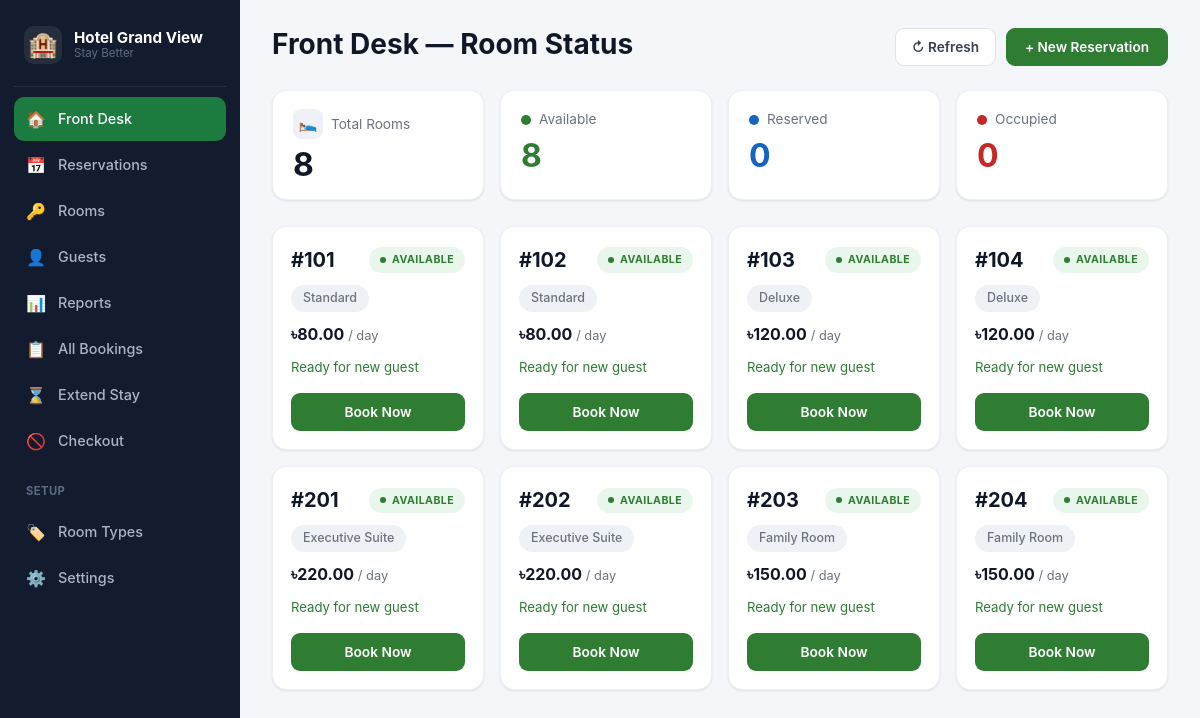
The page / on the database its author committed.
### tables this page shows
CREATE TABLE rooms (
    id INT UNSIGNED AUTO_INCREMENT PRIMARY KEY,
    room_number VARCHAR(20) NOT NULL UNIQUE,
    room_type_id INT UNSIGNED NOT NULL,
    price_per_day DECIMAL(10,2) NOT NULL DEFAULT 0.00,
    floor VARCHAR(20) DEFAULT NULL,
    status ENUM('available','reserved','occupied') NOT NULL DEFAULT 'available',
    is_active TINYINT(1) NOT NULL DEFAULT 1,    
    created_at TIMESTAMP DEFAULT CURRENT_TIMESTAMP,
    FOREIGN KEY (room_type_id) REFERENCES room_types(id)
);

CREATE TABLE room_types (
    id INT UNSIGNED AUTO_INCREMENT PRIMARY KEY,
    name VARCHAR(100) NOT NULL,               
    description VARCHAR(255) DEFAULT NULL,
    created_at TIMESTAMP DEFAULT CURRENT_TIMESTAMP
);

### includes/functions.php (called while the page is built, shortened)
<?php
function e($str) {
    return htmlspecialchars($str ?? '', ENT_QUOTES, 'UTF-8');
}
function money($num) {
    return number_format((float)$num, 2);
}
function fetch_all($conn, $sql) {
    $res = mysqli_query($conn, $sql);
    $rows = [];
    if ($res) {
        while ($row = mysqli_fetch_assoc($res)) {
            $rows[] = $row;
        }
    }
    return $rows;
}

### index.php (the view, shortened to what this page needs)
<?php
require_once __DIR__ . '/config/db.php';
require_once __DIR__ . '/includes/functions.php';
$active = 'frontdesk';
$sql = "
    SELECT
        r.id, r.room_number, r.price_per_day, r.status AS room_status,
        rt.name AS room_type_name,
        b.id AS booking_id, b.check_in_date, b.check_out_date,
        b.actual_check_in_at, b.status AS booking_status,
        g.full_name AS guest_name, g.phone AS guest_phone
    FROM rooms r
    JOIN room_types rt ON rt.id = r.room_type_id
    LEFT JOIN bookings b ON b.room_id = r.id
        AND b.status IN ('reserved','checked_in')
    LEFT JOIN guests g ON g.id = b.guest_id
    WHERE r.is_active = 1
    ORDER BY r.room_number ASC
";
$rooms = fetch_all($conn, $sql);
$total = count($rooms);
$available = count(array_filter($rooms, fn($r) => $r['room_status'] === 'available'));
$reserved  = count(array_filter($rooms, fn($r) => $r['room_status'] === 'reserved'));
$occupied  = count(array_filter($rooms, fn($r) => $r['room_status'] === 'occupied'));
require_once __DIR__ . '/includes/header.php';
?>
<div id="fdPage">
    <div class="fd-header">
        <div>
            <h3>Front Desk — Room Status</h3>
        </div>
        <div class="fd-header-actions">
            <button class="fd-btn-refresh" id="refreshBtn">&#8635; Refresh</button>
            <a href="reservation.php" class="fd-btn-new">+ New Reservation</a>
        </div>
    </div>
    <div class="fd-stats">
        <div class="fd-stat-card">
            <div class="fd-stat-label"><span class="fd-stat-icon">&#128716;</span>Total Rooms</div>
            <div class="fd-stat-num" id="statTotal"><?php echo $total; ?></div>
        </div>
        <div class="fd-stat-card">
            <div class="fd-stat-label"><span class="fd-dot fd-dot-available"></span>Available</div>
            <div class="fd-stat-num is-available" id="statAvailable"><?php echo $available; ?></div>
        </div>
        <div class="fd-stat-card">
            <div class="fd-stat-label"><span class="fd-dot fd-dot-reserved"></span>Reserved</div>
            <div class="fd-stat-num is-reserved" id="statReserved"><?php echo $reserved; ?></div>
        </div>
        <div class="fd-stat-card">
            <div class="fd-stat-label"><span class="fd-dot fd-dot-occupied"></span>Occupied</div>
            <div class="fd-stat-num is-occupied" id="statOccupied"><?php echo $occupied; ?></div>
        </div>
    </div>
    <div id="roomGrid" class="fd-room-grid">
        <?php foreach ($rooms as $r): ?>
            <?php
                $status = $r['room_status'];
            ?>
            <div class="fd-room-card"
                 data-room-id="<?php echo (int)$r['id']; ?>"
                 data-status="<?php echo $status; ?>"
                 data-booking-id="<?php echo (int)$r['booking_id']; ?>">
                <div class="fd-room-top">
                    <div class="fd-room-number">#<?php echo e($r['room_number']); ?></div>
                    <span class="fd-badge fd-badge-<?php echo $status; ?>"><?php echo e(ucfirst($status)); ?></span>
                </div>
                <span class="fd-room-type"><?php echo e($r['room_type_name']); ?></span>
                <div class="fd-price">৳<?php echo money($r['price_per_day']); ?> <span class="fd-per-day">/ day</span></div>
                <?php if ($status === 'available'): ?>
                    <div class="fd-meta fd-ready">Ready for new guest</div>
                    <div class="fd-actions">
                        <button class="fd-btn fd-btn-book btn-book">Book Now</button>
                    </div>
                <?php endif; ?>
            </div>
        <?php endforeach; ?>
    </div>
</div>
<?php
require_once __DIR__ . '/includes/footer.php';
?>

### includes/header.php (shortened to what this page needs)
<!DOCTYPE html>
<html lang="en">
<head>
<link href="assets/css/bootstrap.min.css" rel="stylesheet">
<link href="assets/css/style.css" rel="stylesheet">
</head>
<body>
<div class="app-wrapper">
    <nav class="sidebar" id="sidebar">
        <div class="sidebar-brand">
            <span class="brand-icon">&#127976;</span>
            <div class="brand-text-group">
                <span class="brand-text">Hotel Grand View</span>
                <span class="brand-tagline">Stay Better</span>
            </div>
        </div>
        <ul class="sidebar-nav">
            <li class="<?php echo $active === 'frontdesk' ? 'active' : ''; ?>">
                <a href="index.php">
                    <span class="nav-icon">&#127968;</span>
                    <span class="nav-text">Front Desk</span>
                </a>
            </li>
            <li class="<?php echo $active === 'reservation' ? 'active' : ''; ?>">
                <a href="reservation.php">
                    <span class="nav-icon">&#128197;</span>
                    <span class="nav-text">Reservations</span>
                </a>
            </li>
            <li class="<?php echo $active === 'rooms' ? 'active' : ''; ?>">
                <a href="rooms.php">
                    <span class="nav-icon">&#128273;</span>
                    <span class="nav-text">Rooms</span>
                </a>
            </li>
            <li class="<?php echo $active === 'guests' ? 'active' : ''; ?>">
                <a href="guests.php">
                    <span class="nav-icon">&#128100;</span>
                    <span class="nav-text">Guests</span>
                </a>
            </li>
            <li class="<?php echo $active === 'dashboard' ? 'active' : ''; ?>">
                <a href="dashboard.php">
                    <span class="nav-icon">&#128202;</span>
                    <span class="nav-text">Reports</span>
                </a>
            </li>
            <li class="<?php echo $active === 'bookings' ? 'active' : ''; ?>">
                <a href="bookings.php">
                    <span class="nav-icon">&#128203;</span>
                    <span class="nav-text">All Bookings</span>
                </a>
            </li>
            <li class="<?php echo $active === 'extend' ? 'active' : ''; ?>">
                <a href="extend.php">
                    <span class="nav-icon">&#8987;</span>
                    <span class="nav-text">Extend Stay</span>
                </a>
            </li>
            <li class="<?php echo $active === 'checkout' ? 'active' : ''; ?>">
                <a href="checkout.php">
                    <span class="nav-icon">&#128683;</span>
                    <span class="nav-text">Checkout</span>
                </a>
            </li>
            <li class="sidebar-heading">Setup</li>
            <li class="<?php echo $active === 'room_types' ? 'active' : ''; ?>">
                <a href="room_types.php">
                    <span class="nav-icon">&#127991;&#65039;</span>
                    <span class="nav-text">Room Types</span>
                </a>
            </li>
            <li class="<?php echo $active === 'settings' ? 'active' : ''; ?>">
                <a href="settings.php">
                    <span class="nav-icon">&#9881;&#65039;</span>
                    <span class="nav-text">Settings</span>
                </a>
            </li>
        </ul>
    </nav>
    <main class="main-content">
        <div class="content-inner">

### includes/footer.php (shortened to what this page needs)
        </div>
    </main>
</div>
</body>
</html>

### assets/css/style.css (style rules this page uses)
:root { --sidebar-bg: #131c2e; --sidebar-bg-active: #1e2a41; --sidebar-text: #aab4c5; --sidebar-text-active: #ffffff; --sidebar-heading: #5c6b85; --body-bg: #f4f6f9; --card-bg: #ffffff; --card-border-radius: 14px; --card-shadow: 0 1px 3px rgba(16, 24, 40, 0.06), 0 1px 2px rgba(16, 24, 40, 0.04); --brand-green: #1c7c3f; --brand-green-dark: #166534; --status-available: #2e7d32; --status-reserved: #1565c0; --status-occupied: #c62828; --status-checked-out: #6c757d; --status-cancelled: #c62828; --text-dark: #101828; --text-muted: #667085; }
* { box-sizing: border-box; }
body { background: var(--body-bg); color: var(--text-dark); font-family: -apple-system, BlinkMacSystemFont, "Segoe UI", Roboto, Helvetica, Arial, sans-serif; }
.app-wrapper { display: flex; min-height: 100vh; }
.main-content { flex: 1; min-width: 0; }
.content-inner { padding: 28px 32px; }
.sidebar { width: 240px; flex-shrink: 0; background: var(--sidebar-bg); min-height: 100vh; padding: 22px 14px; position: sticky; top: 0; align-self: flex-start; }
.sidebar-brand { display: flex; align-items: center; gap: 12px; padding: 4px 10px 22px 10px; margin-bottom: 10px; border-bottom: 1px solid rgba(255,255,255,0.08); }
.brand-icon { font-size: 1.5rem; width: 38px; height: 38px; display: flex; align-items: center; justify-content: center; background: rgba(255,255,255,0.08); border-radius: 10px; }
.brand-text-group { display: flex; flex-direction: column; line-height: 1.2; }
.brand-text { color: #ffffff; font-weight: 700; font-size: 0.95rem; }
.brand-tagline { color: var(--sidebar-heading); font-size: 0.72rem; }
.sidebar-nav { list-style: none; padding: 0; margin: 0; }
.sidebar-nav li { margin-bottom: 2px; }
.sidebar-nav li a { display: flex; align-items: center; gap: 12px; padding: 10px 12px; border-radius: 10px; color: var(--sidebar-text); text-decoration: none; font-size: 0.9rem; font-weight: 500; transition: background 0.15s ease, color 0.15s ease; }
.sidebar-nav li.active a { background: var(--brand-green); color: #ffffff; }
.sidebar-nav .nav-icon { font-size: 1rem; width: 20px; text-align: center; }
.sidebar-nav .sidebar-heading { color: var(--sidebar-heading); text-transform: uppercase; font-size: 0.7rem; font-weight: 700; letter-spacing: 0.04em; padding: 18px 12px 8px 12px; }

### rows shown on the page
rooms: room_number "101", status "AVAILABLE", room_type.name "Standard", price_per_day "80.00", shows "Ready for new guest"
rooms: room_number "102", status "AVAILABLE", room_type.name "Standard", price_per_day "80.00", shows "Ready for new guest"
rooms: room_number "103", status "AVAILABLE", room_type.name "Deluxe", price_per_day "120.00", shows "Ready for new guest"
rooms: room_number "104", status "AVAILABLE", room_type.name "Deluxe", price_per_day "120.00", shows "Ready for new guest"
rooms: room_number "201", status "AVAILABLE", room_type.name "Executive Suite", price_per_day "220.00", shows "Ready for new guest"
rooms: room_number "202", status "AVAILABLE", room_type.name "Executive Suite", price_per_day "220.00", shows "Ready for new guest"
rooms: room_number "203", status "AVAILABLE", room_type.name "Family Room", price_per_day "150.00", shows "Ready for new guest"
rooms: room_number "204", status "AVAILABLE", room_type.name "Family Room", price_per_day "150.00", shows "Ready for new guest"

### other values the page prints
$total "8"
$available "8"
$reserved "0"
$occupied "0"
